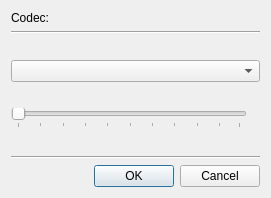
<?xml version="1.0" encoding="UTF-8"?>
<ui version="4.0">
 <class>WriteOptions</class>
 <widget class="QDialog" name="WriteOptions">
  <property name="geometry">
   <rect>
    <x>0</x>
    <y>0</y>
    <width>271</width>
    <height>198</height>
   </rect>
  </property>
  <property name="windowTitle">
   <string>Write options tuning</string>
  </property>
  <layout class="QGridLayout" name="gridLayout">
   <item row="0" column="0" colspan="2">
    <layout class="QHBoxLayout" name="horizontalLayout_2">
     <item>
      <widget class="QLabel" name="label">
       <property name="text">
        <string>Codec:</string>
       </property>
      </widget>
     </item>
     <item>
      <widget class="QLabel" name="labelCodec">
       <property name="sizePolicy">
        <sizepolicy hsizetype="Preferred" vsizetype="Preferred">
         <horstretch>1</horstretch>
         <verstretch>0</verstretch>
        </sizepolicy>
       </property>
       <property name="font">
        <font>
         <weight>75</weight>
         <bold>true</bold>
        </font>
       </property>
      </widget>
     </item>
    </layout>
   </item>
   <item row="1" column="0" colspan="2">
    <widget class="Line" name="line_2">
     <property name="orientation">
      <enum>Qt::Horizontal</enum>
     </property>
    </widget>
   </item>
   <item row="2" column="0" colspan="2">
    <widget class="QLabel" name="labelColor">
     <property name="text">
      <string/>
     </property>
    </widget>
   </item>
   <item row="3" column="0" colspan="2">
    <widget class="QComboBox" name="comboColor"/>
   </item>
   <item row="5" column="0" colspan="2">
    <layout class="QHBoxLayout" name="horizontalLayout">
     <item>
      <widget class="QSlider" name="sliderCompression">
       <property name="orientation">
        <enum>Qt::Horizontal</enum>
       </property>
       <property name="invertedAppearance">
        <bool>false</bool>
       </property>
       <property name="tickPosition">
        <enum>QSlider::TicksBelow</enum>
       </property>
      </widget>
     </item>
     <item>
      <widget class="QLabel" name="labelCompressionValue">
       <property name="font">
        <font>
         <weight>75</weight>
         <bold>true</bold>
        </font>
       </property>
      </widget>
     </item>
    </layout>
   </item>
   <item row="6" column="1">
    <spacer name="verticalSpacer">
     <property name="orientation">
      <enum>Qt::Vertical</enum>
     </property>
     <property name="sizeHint" stdset="0">
      <size>
       <width>20</width>
       <height>0</height>
      </size>
     </property>
    </spacer>
   </item>
   <item row="7" column="0" colspan="2">
    <widget class="Line" name="line">
     <property name="orientation">
      <enum>Qt::Horizontal</enum>
     </property>
    </widget>
   </item>
   <item row="8" column="0" colspan="2">
    <widget class="QDialogButtonBox" name="buttonBox">
     <property name="orientation">
      <enum>Qt::Horizontal</enum>
     </property>
     <property name="standardButtons">
      <set>QDialogButtonBox::Cancel|QDialogButtonBox::Ok</set>
     </property>
    </widget>
   </item>
   <item row="4" column="0" colspan="2">
    <widget class="QLabel" name="labelCompression"/>
   </item>
  </layout>
 </widget>
 <tabstops>
  <tabstop>comboColor</tabstop>
  <tabstop>sliderCompression</tabstop>
 </tabstops>
 <resources/>
 <connections>
  <connection>
   <sender>buttonBox</sender>
   <signal>accepted()</signal>
   <receiver>WriteOptions</receiver>
   <slot>accept()</slot>
   <hints>
    <hint type="sourcelabel">
     <x>248</x>
     <y>254</y>
    </hint>
    <hint type="destinationlabel">
     <x>157</x>
     <y>274</y>
    </hint>
   </hints>
  </connection>
  <connection>
   <sender>buttonBox</sender>
   <signal>rejected()</signal>
   <receiver>WriteOptions</receiver>
   <slot>reject()</slot>
   <hints>
    <hint type="sourcelabel">
     <x>316</x>
     <y>260</y>
    </hint>
    <hint type="destinationlabel">
     <x>286</x>
     <y>274</y>
    </hint>
   </hints>
  </connection>
 </connections>
 <designerdata>
  <property name="gridDeltaX">
   <number>5</number>
  </property>
  <property name="gridDeltaY">
   <number>5</number>
  </property>
  <property name="gridSnapX">
   <bool>true</bool>
  </property>
  <property name="gridSnapY">
   <bool>true</bool>
  </property>
  <property name="gridVisible">
   <bool>true</bool>
  </property>
 </designerdata>
</ui>
